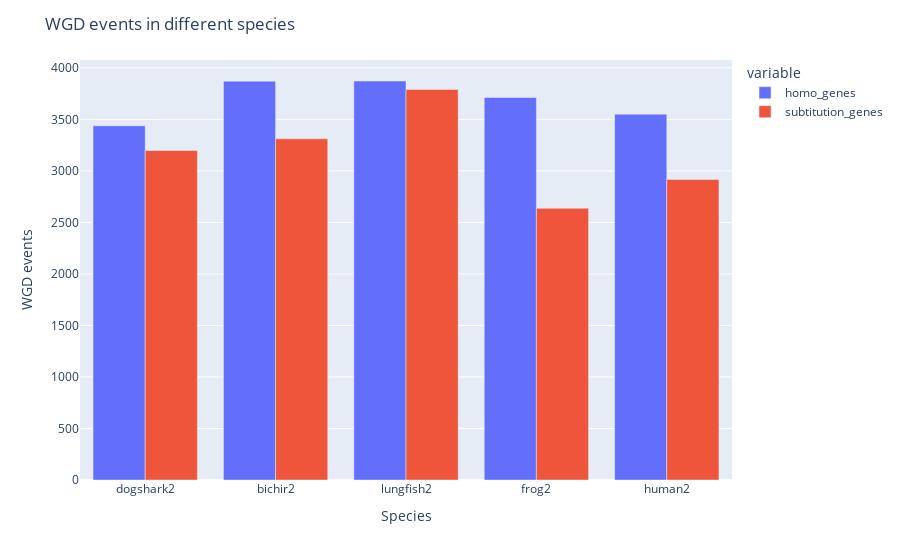

The notebook cell this image was saved under:
### Code cell
# drawBar(df=df_homo2,out='H:/002.singcell/01.liver/10.mutileSpecies/05.SAMap/05.subtitution_events/WGD_events_R2.pdf')
drawBar(df=df_homo2)

### Figure 1 — Plotly figure (JSON) as saved in the notebook; plotly's stock layout.template omitted (floating-point values rounded to 4 significant figures)
{"data": [{"alignmentgroup": "True", "hovertemplate": "variable=homo_genes<br>index=%{x}<br>value=%{y}<extra></extra>", "legendgroup": "homo_genes", "marker": {"color": "#636efa", "pattern": {"shape": ""}}, "name": "homo_genes", "offsetgroup": "homo_genes", "orientation": "v", "showlegend": true, "textposition": "auto", "type": "bar", "x": ["dogshark2", "bichir2", "lungfish2", "frog2", "human2"], "xaxis": "x", "y": [3437, 3870, 3872, 3712, 3550], "yaxis": "y"}, {"alignmentgroup": "True", "hovertemplate": "variable=subtitution_genes<br>index=%{x}<br>value=%{y}<extra></extra>", "legendgroup": "subtitution_genes", "marker": {"color": "#EF553B", "pattern": {"shape": ""}}, "name": "subtitution_genes", "offsetgroup": "subtitution_genes", "orientation": "v", "showlegend": true, "textposition": "auto", "type": "bar", "x": ["dogshark2", "bichir2", "lungfish2", "frog2", "human2"], "xaxis": "x", "y": [3197, 3311, 3790, 2637, 2917], "yaxis": "y"}], "layout": {"barmode": "group", "legend": {"title": {"text": "variable"}, "tracegroupgap": 0}, "margin": {"t": 60}, "title": {"text": "WGD events in different species"}, "xaxis": {"anchor": "y", "domain": [0, 1], "title": {"text": "Species"}}, "yaxis": {"anchor": "x", "domain": [0, 1], "title": {"text": "WGD events"}}}}
